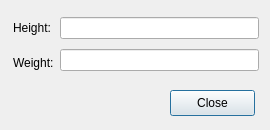
<?xml version="1.0" encoding="UTF-8"?>
<ui version="4.0">
 <class>CalcBMI</class>
 <widget class="QDialog" name="CalcBMI">
  <property name="geometry">
   <rect>
    <x>0</x>
    <y>0</y>
    <width>270</width>
    <height>130</height>
   </rect>
  </property>
  <property name="minimumSize">
   <size>
    <width>270</width>
    <height>130</height>
   </size>
  </property>
  <property name="maximumSize">
   <size>
    <width>270</width>
    <height>130</height>
   </size>
  </property>
  <property name="windowTitle">
   <string>Dialog</string>
  </property>
  <widget class="QWidget" name="horizontalLayoutWidget">
   <property name="geometry">
    <rect>
     <x>13</x>
     <y>13</y>
     <width>246</width>
     <height>64</height>
    </rect>
   </property>
   <layout class="QHBoxLayout" name="horizontalLayout">
    <item>
     <layout class="QVBoxLayout" name="verticalLayout_2">
      <item>
       <widget class="QLabel" name="label_2">
        <property name="text">
         <string>Height:</string>
        </property>
       </widget>
      </item>
      <item>
       <widget class="QLabel" name="WeightLabel">
        <property name="text">
         <string>Weight:</string>
        </property>
       </widget>
      </item>
     </layout>
    </item>
    <item>
     <layout class="QVBoxLayout" name="verticalLayout">
      <item>
       <widget class="QLineEdit" name="HeightLineEdit"/>
      </item>
      <item>
       <widget class="QLineEdit" name="WeightLineEdit"/>
      </item>
     </layout>
    </item>
   </layout>
  </widget>
  <widget class="QPushButton" name="closeButton">
   <property name="geometry">
    <rect>
     <x>170</x>
     <y>90</y>
     <width>85</width>
     <height>26</height>
    </rect>
   </property>
   <property name="text">
    <string>Close</string>
   </property>
  </widget>
 </widget>
 <resources/>
 <connections/>
</ui>
